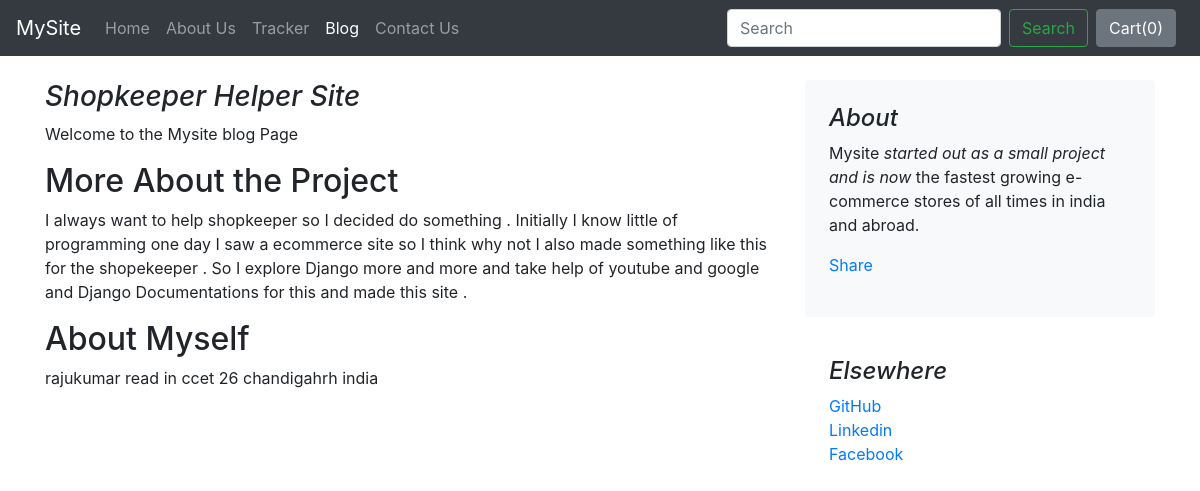
The app's page /blog/blogpost/2 with its own data.
### blog/models.py (models this page shows)
class Blogpost(models.Model):
    post_id = models.AutoField(primary_key=True)
    title = models.CharField(max_length=50)
    head0 = models.CharField(max_length=500, default="")
    chead0 = models.CharField(max_length=5000, default="")
    head1 = models.CharField(max_length=500, default="")
    chead1 = models.CharField(max_length=5000, default="")
    head2 = models.CharField(max_length=500, default="")
    chead2 = models.CharField(max_length=5000, default="")
    pub_date = models.DateField()
    thumbnail = models.ImageField(upload_to='shop/images', default="")
    def __str__(self):
        return self.title
    objects = models.Manager()

### blog/views.py (the view)
# urls.py: path("blogpost/<int:id>", views.blogpost, name="blogHome")
def blogpost(request ,id ):
    post = Blogpost.objects.filter(post_id= id)[0]
    print(post)
    return render(request, 'blog/blogpost.html',  {'post':post} )

### blog/templates/blog/blogpost.html (shortened to what this page needs)
{% extends 'blog/basic.html' %}
{% block body %}
<div class="container">
    <div class="row mt-4">
        <div class="col-md-8 blog-main">
            <h3 class="font-italic">
                {{post.title}}
            </h3>
            <div class="blog-post">
                <p>{{post.chead0}}</p>
                <h2>{{post.head1}}</h2>
                <p>{{post.chead1}}</p>
                <h2>{{post.head2}}</h2>
                <p>{{post.chead2}}</p>
            </div>
        </div>
        <aside class="col-md-4 blog-sidebar">
            <div class="p-4 mb-3 bg-light rounded">
                <h4 class="font-italic">About</h4>
                <p class="mb-0">Mysite <em>started out as a small project and is now</em> the fastest growing e-commerce stores of all times in india and abroad.</p>
                <div class="my-3 fb-share-button" data-href="http://127.0.0.1:8000/blog/blogpost/{{post.post_id}}" data-layout="button_count" data-size="large"><a target="_blank" href="https://www.facebook.com/sharer/sharer.php?u=http%3A%2F%2F127.0.0.1%3A8000%2Fblog%2Fblogpost%2F4&src=sdkpreparse" class="fb-xfbml-parse-ignore">Share</a></div>
            </div>
            <div class="p-4">
                <h4 class="font-italic">Elsewhere</h4>
                <ol class="list-unstyled">
                    <li><a href="https://github.com/rajukumar2152">GitHub</a></li>
                    <li><a href="https://www.linkedin.com/in/raju-kumar-02a45519a/">Linkedin</a></li>
                    <li><a href="#">Facebook</a></li>
                </ol>
            </div>
        </aside>
    </div>
</div>
{% endblock %}

### records on screen
Blogpost: title "Shopkeeper Helper Site", chead0 "Welcome to the Mysite blog Page", head1 "More About the Project", chead1 "I always want to help shopkeeper so I decided do something . Initially I know little of programming one day I saw a ecommerce site so I think why not I also made something like this for the shopekeeper . So I explore Django more and more and take help of youtube and google and Django Documentations for this and made this site .", head2 "About Myself", chead2 "rajukumar read in ccet 26 chandigahrh india"
